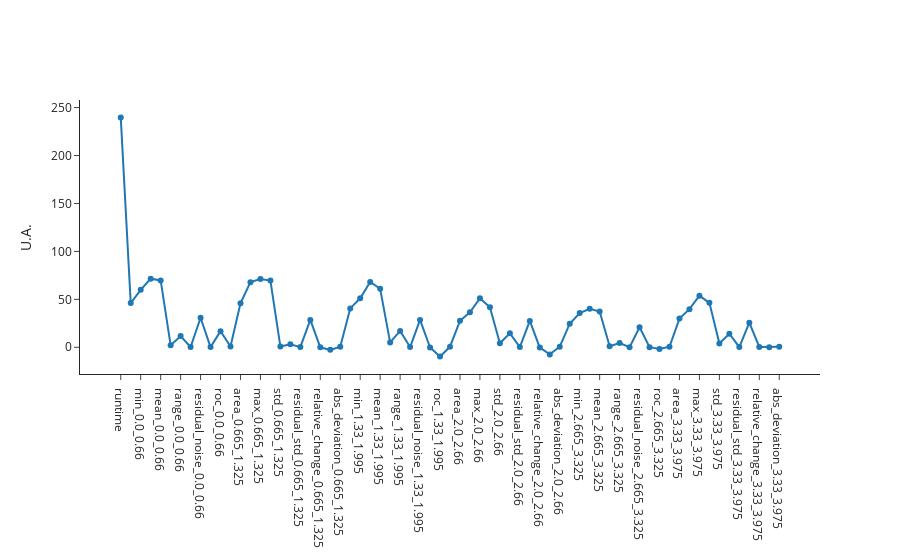
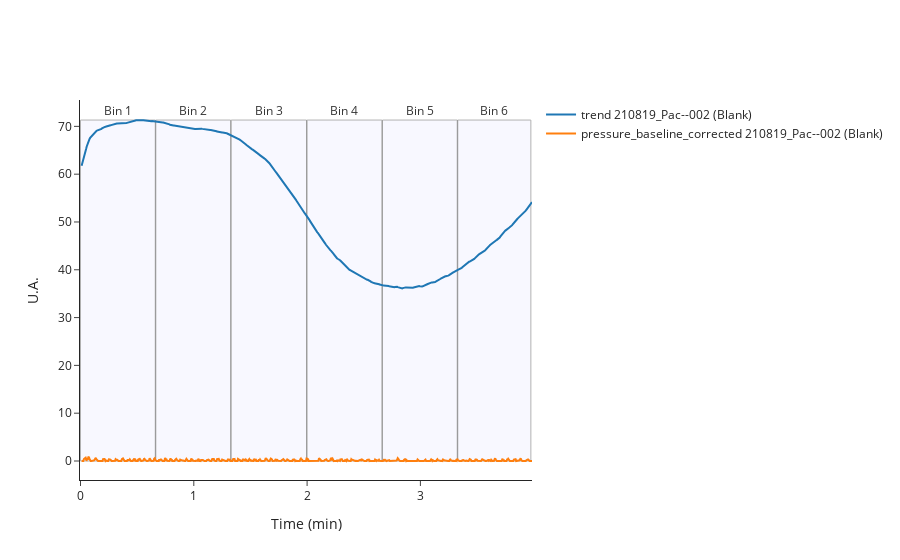

Notebook code cell kept with these figures, in order:
### Code cell
#for date in dates[:1]:
date = dates[1]

test_data = pc.get_features(tests[date])
test_metadata = pc.get_metadata(tests[date])

print(f"Test {date}: index:", tests[date])

fig_test_features = pc.plot_features(tests[date], normalize=False)
#fig_test_features.update_layout(showlegend=False)
#fig_test_features.write_image(f"dev/figures/fig_test_{date}_features.png", width=550, height= 350, scale = 3)
#fig_test_features.update_layout(showlegend=True)
fig_test_features.show()

fig_test_features_raw = pc.plot_features_raw(tests[date])
#fig_test_features_raw.update_layout(showlegend=False)
#fig_test_features_raw.write_image(f"dev/figures/fig_test_{date}_features_raw.png", width=550, height= 350, scale = 3)
#fig_test_features_raw.update_layout(showlegend=True)
fig_test_features_raw.show()

### Figure 1 — Plotly figure (JSON) as saved in the notebook; plotly's stock layout.template omitted (floating-point values rounded to 4 significant figures)
{"data": [{"hovertemplate": "<b>index: </b>117<br><b>name: </b>210819_Pac--002<br><b>path: </b>C:/Users/Sandeep/Desktop/ExtractedSignals\\210819_Pac 2021-08-19 15-50-49\\210819_Pac--002.D<br><b>batch: </b>210819_Pac 2021-08-19 15-50-49<br><b>batch_position: </b>2<br><b>idle_time: </b>39.0<br><b>sample: </b>Blank<br><b>method: </b>SAA_411_Pac.M<br><b>timestamp: </b>2021-08-19 15:57:29<br><b>detector: </b>G1315C<br><b>pump: </b>G7110B<br><b>start_time: </b>2021-08-19 15:58:03<br><b>end_time: </b>2021-08-19 16:02:04<br><b>runtime: </b>239.7000000000036<br><b>x: </b>%{x}<br><b>y: </b>%{y}<extra></extra>", "mode": "markers+lines", "name": "210819_Pac--002 (Blank)", "text": "<b>index: </b>117<br><b>name: </b>210819_Pac--002<br><b>path: </b>C:/Users/Sandeep/Desktop/ExtractedSignals\\210819_Pac 2021-08-19 15-50-49\\210819_Pac--002.D<br><b>batch: </b>210819_Pac 2021-08-19 15-50-49<br><b>batch_position: </b>2<br><b>idle_time: </b>39.0<br><b>sample: </b>Blank<br><b>method: </b>SAA_411_Pac.M<br><b>timestamp: </b>2021-08-19 15:57:29<br><b>detector: </b>G1315C<br><b>pump: </b>G7110B<br><b>start_time: </b>2021-08-19 15:58:03<br><b>end_time: </b>2021-08-19 16:02:04<br><b>runtime: </b>239.7000000000036", "type": "scatter", "x": ["runtime", "area_0.0_0.66", "min_0.0_0.66", "max_0.0_0.66", "mean_0.0_0.66", "std_0.0_0.66", "range_0.0_0.66", "residual_std_0.0_0.66", "residual_noise_0.0_0.66", "relative_change_0.0_0.66", "roc_0.0_0.66", "abs_deviation_0.0_0.66", "area_0.665_1.325", "min_0.665_1.325", "max_0.665_1.325", "mean_0.665_1.325", "std_0.665_1.325", "range_0.665_1.325", "residual_std_0.665_1.325", "residual_noise_0.665_1.325", "relative_change_0.665_1.325", "roc_0.665_1.325", "abs_deviation_0.665_1.325", "area_1.33_1.995", "min_1.33_1.995", "max_1.33_1.995", "mean_1.33_1.995", "std_1.33_1.995", "range_1.33_1.995", "residual_std_1.33_1.995", "residual_noise_1.33_1.995", "relative_change_1.33_1.995", "roc_1.33_1.995", "abs_deviation_1.33_1.995", "area_2.0_2.66", "min_2.0_2.66", "max_2.0_2.66", "mean_2.0_2.66", "std_2.0_2.66", "range_2.0_2.66", "residual_std_2.0_2.66", "residual_noise_2.0_2.66", "relative_change_2.0_2.66", "roc_2.0_2.66", "abs_deviation_2.0_2.66", "area_2.665_3.325", "min_2.665_3.325", "max_2.665_3.325", "mean_2.665_3.325", "std_2.665_3.325", "range_2.665_3.325", "residual_std_2.665_3.325", "residual_noise_2.665_3.325", "relative_change_2.665_3.325", "roc_2.665_3.325", "abs_deviation_2.665_3.325", "area_3.33_3.975", "min_3.33_3.975", "max_3.33_3.975", "mean_3.33_3.975", "std_3.33_3.975", "range_3.33_3.975", "residual_std_3.33_3.975", "residual_noise_3.33_3.975", "relative_change_3.33_3.975", "roc_3.33_3.975", "abs_deviation_3.33_3.975"], "y": [239.7, 46.06, 59.89, 71.57, 69.76, 2.227, 11.68, 0.3158, 30.84, 0.185, 16.79, 0.8008, 45.94, 67.92, 71.15, 69.6, 0.7454, 3.23, 0.2005, 28.58, -0.03796, -2.688, 0.5752, 40.57, 51.07, 68.17, 61.0, 5.076, 17.1, 0.1948, 28.55, -0.2454, -9.656, 0.6418, 27.59, 36.42, 51.13, 41.82, 4.147, 14.71, 0.1908, 27.52, -0.2807, -7.395, 0.6459, 24.58, 35.69, 40.18, 37.26, 1.155, 4.49, 0.1472, 20.94, 0.08768, -1.694, 0.5969, 29.91, 39.76, 53.86, 46.38, 4.028, 14.1, 0.1803, 25.61, 0.3405, 0.1115, 0.5712]}], "layout": {"xaxis": {"title": {}}, "yaxis": {"title": {"text": "U.A."}}}}

### Figure 2 — Plotly figure (JSON) as saved in the notebook; plotly's stock layout.template omitted (floating-point values rounded to 4 significant figures; data arrays with more than 128 entries replaced by an {"elided": "..."} marker saying what was removed)
{"data": [{"mode": "lines", "name": "trend 210819_Pac--002 (Blank)", "text": "117. 210819_Pac--002 (Blank)<br>Batch: 210819_Pac 2021-08-19 15-50-49<br>Method: SAA_411_Pac.M", "type": "scatter", "x": {"elided": "796 float values"}, "y": {"elided": "796 float values"}}, {"mode": "lines", "name": "pressure_baseline_corrected 210819_Pac--002 (Blank)", "text": "117. 210819_Pac--002 (Blank)<br>Batch: 210819_Pac 2021-08-19 15-50-49<br>Method: SAA_411_Pac.M", "type": "scatter", "x": {"elided": "796 float values"}, "y": {"elided": "796 float values"}}], "layout": {"annotations": [{"align": "center", "font": {"color": "black", "size": 12}, "hovertext": "<br>Entries between time: 0.0 and 0.66", "opacity": 0.8, "showarrow": false, "text": "<br>Bin 1<br>", "x": 0.33, "y": 73.32}, {"align": "center", "font": {"color": "black", "size": 12}, "hovertext": "<br>Entries between time: 0.665 and 1.325", "opacity": 0.8, "showarrow": false, "text": "<br>Bin 2<br>", "x": 0.995, "y": 73.32}, {"align": "center", "font": {"color": "black", "size": 12}, "hovertext": "<br>Entries between time: 1.33 and 1.995", "opacity": 0.8, "showarrow": false, "text": "<br>Bin 3<br>", "x": 1.663, "y": 73.32}, {"align": "center", "font": {"color": "black", "size": 12}, "hovertext": "<br>Entries between time: 2.0 and 2.66", "opacity": 0.8, "showarrow": false, "text": "<br>Bin 4<br>", "x": 2.33, "y": 73.32}, {"align": "center", "font": {"color": "black", "size": 12}, "hovertext": "<br>Entries between time: 2.665 and 3.325", "opacity": 0.8, "showarrow": false, "text": "<br>Bin 5<br>", "x": 2.995, "y": 73.32}, {"align": "center", "font": {"color": "black", "size": 12}, "hovertext": "<br>Entries between time: 3.33 and 3.975", "opacity": 0.8, "showarrow": false, "text": "<br>Bin 6<br>", "x": 3.652, "y": 73.32}], "shapes": [{"fillcolor": "rgba(200,200,255,0.4)", "layer": "below", "line": {"width": 1}, "type": "rect", "x0": 0, "x1": 0.66, "y0": 0, "y1": 71.32}, {"fillcolor": "rgba(200,200,255,0.4)", "layer": "below", "line": {"width": 1}, "type": "rect", "x0": 0.665, "x1": 1.325, "y0": 0, "y1": 71.32}, {"fillcolor": "rgba(200,200,255,0.4)", "layer": "below", "line": {"width": 1}, "type": "rect", "x0": 1.33, "x1": 1.995, "y0": 0, "y1": 71.32}, {"fillcolor": "rgba(200,200,255,0.4)", "layer": "below", "line": {"width": 1}, "type": "rect", "x0": 2, "x1": 2.66, "y0": 0, "y1": 71.32}, {"fillcolor": "rgba(200,200,255,0.4)", "layer": "below", "line": {"width": 1}, "type": "rect", "x0": 2.665, "x1": 3.325, "y0": 0, "y1": 71.32}, {"fillcolor": "rgba(200,200,255,0.4)", "layer": "below", "line": {"width": 1}, "type": "rect", "x0": 3.33, "x1": 3.975, "y0": 0, "y1": 71.32}], "xaxis": {"title": {"text": "Time (min)"}}, "yaxis": {"title": {"text": "U.A."}}}}
